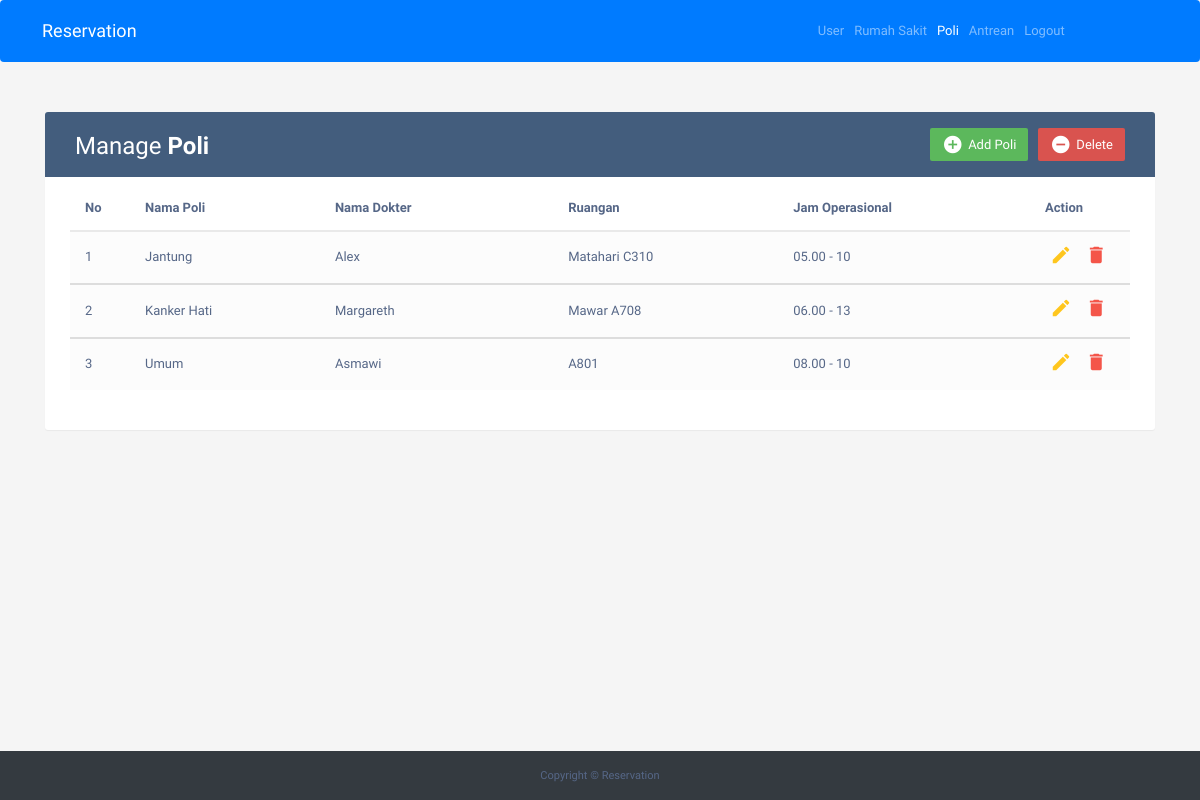
Screenshot of /index.php/admin/poli with the database file from the repository.
### tables this page shows
CREATE TABLE `poli` (
  `id_poli` int(3) NOT NULL,
  `nama_poli` varchar(255) NOT NULL,
  `nama_dokter` varchar(255) NOT NULL,
  `ruangan` varchar(255) NOT NULL,
  `jam_operasional` varchar(10) NOT NULL
);

### application/controllers/admin.php (called while the page is built, shortened)
<?php
    class Admin extends CI_Controller{
        function __construct(){
            $this->load->model('m_admin');
            $this->load->helper('url');
        }
        function poli(){
            $data['poli'] = $this->m_admin->tampil_data_poli()->result();
            $this->load->view('poli',$data);
        }
    }
?>

### index.php (called while the page is built, shortened)
<?php
require_once BASEPATH.'core/CodeIgniter.php';

### application/models/m_admin.php (called while the page is built, shortened)
<?php
class M_admin extends CI_Model{
    function tampil_data_poli(){
        return $this->db->get('poli');
    }
}

### application/views/poli.php (the view, shortened to what this page needs)
<!DOCTYPE html>
<html lang="en">
	<head>
		<link rel="stylesheet" href="https://maxcdn.bootstrapcdn.com/bootstrap/4.0.0/css/bootstrap.min.css">
		<link rel="stylesheet" href="https://maxcdn.bootstrapcdn.com/font-awesome/4.7.0/css/font-awesome.min.css">
		<link rel="stylesheet" href="https://maxcdn.bootstrapcdn.com/bootstrap/3.3.7/css/bootstrap.min.css">
		<link rel="stylesheet" type="text/css" href="<?php include('assets/css/footer.css')?>">
	</head>
	<body>
        <nav class="navbar navbar-expand-lg navbar-dark bg-primary">
        <div class="position">
            <a class="navbar-brand" href="#">Reservation</a>
        </div>
        <div class="collapse navbar-collapse" id="navbarNavAltMarkup">
            <div class="navbar-nav">
                <a class="nav-item nav-link" href="<?php echo base_url('admin')?>">User<span class="sr-only">(current)</span></a>
                <a class="nav-item nav-link" href="<?php echo base_url('admin/rumah_sakit')?>">Rumah Sakit</a>
                <a class="nav-item nav-link active ml-auto" href="<?php echo base_url('admin/poli')?>">Poli</a>
                <a class="nav-item nav-link" href="<?php echo base_url('admin/antrean')?>">Antrean</a>
                <a class="nav-item nav-link" href="<?php echo base_url('login/logout'); ?>">Logout</a>
            </div>
        </div>
        </nav>
		<div class="container">
			<div class="table-wrapper">
				<div class="table-title">
					<div class="row">
						<div class="col-sm-6">
							<h2>Manage <b>Poli</b></h2>
						</div>
						<div class="col-sm-6">
							<a href="#deleteEmployeeModalWhole" class="btn btn-danger" data-toggle="modal"><i class="material-icons">&#xE15C;</i> <span>Delete</span></a>
                            <a href="#addEmployeeModal" class="btn btn-success" data-toggle="modal"><i class="material-icons">&#xE147;</i> <span>Add Poli</span></a>
                        </div>
					</div>
				</div>
				<table class="table table-striped table-hover">
				<thead>
						<tr>
							<th>No</th>
							<th>Nama Poli</th>
							<th style="width: 22%;">Nama Dokter</th>
							<th>Ruangan</th>
							<th>Jam Operasional</th>
							<th>Action</th>
						</tr>
					</thead>
					<?php
						$no = 1;
						foreach($poli as $u){
					?>
					<tbody>
						<tr>
							<td> <?php echo $no++ ?> </td>
							<td> <?php echo $u->nama_poli ?> </td>
							<td> <?php echo $u->nama_dokter ?> </td>
							<td> <?php echo $u->ruangan ?> </td>
							<td> <?php echo $u->jam_operasional ?> </td>
							<td>
                                <a href="#editEmployeeModal<?php echo $u->id_poli;?>" class="edit" data-toggle="modal"><i class="material-icons" data-toggle="tooltip" title="Edit">&#xE254;</i></a>
                                <a href="#deleteEmployeeModal<?php echo $u->id_poli;?>" class="delete" data-toggle="modal"><i class="material-icons" data-toggle="tooltip" title="Delete">&#xE872;</i></a>
                            </td>
						</tr>
					</tbody>
					<?php } ?>
				</table>
			</div>
		</div>
		<?php include('template/footer.php')?>
	</body>
</html>

### application/views/template/footer.php
<footer id="sticky-footer" class="py-4 bg-dark text-white-100">
    <div class="container text-center">
      <small>Copyright &copy; Reservation</small>
    </div>
</footer>

### application/views/poli.php (style rules this page uses)
body { color: #566787; background: #f5f5f5; font-family: 'Varela Round', sans-serif; font-size: 13px; }
.table-wrapper { background: #fff; padding: 20px 25px; margin: 30px 0; border-radius: 3px; box-shadow: 0 1px 1px rgba(0,0,0,.05); }
.position { margin-left:16px; margin-right:54%; }
#sticky-footer { flex-shrink: none; position: fixed; left: 0; right: 0; bottom: 0; }
.table-title { padding-bottom: 15px; background: #435d7d; color: #fff; padding: 16px 30px; margin: -20px -25px 10px; border-radius: 3px 3px 0 0; }
.table-title h2 { margin: 5px 0 0; font-size: 24px; }
.table-title .btn { color: #fff; float: right; font-size: 13px; border: none; min-width: 50px; border-radius: 2px; border: none; outline: none !important; margin-left: 10px; }
.table-title .btn i { float: left; font-size: 21px; margin-right: 5px; }
.table-title .btn span { float: left; margin-top: 2px; }
table.table tr th, table.table tr td { border-color: #e9e9e9; padding: 12px 15px; vertical-align: middle; }
table.table tr th:first-child { width: 60px; }
table.table tr th:last-child { width: 100px; }
table.table-striped tbody tr:nth-of-type(odd) { background-color: #fcfcfc; }
table.table td:last-child i { opacity: 0.9; font-size: 22px; margin: 0 5px; }
table.table td a { font-weight: bold; color: #566787; display: inline-block; text-decoration: none; outline: none !important; }
table.table td a.edit { color: #FFC107; }
table.table td a.delete { color: #F44336; }
table.table td i { font-size: 19px; }

### rows the page displays
poli: nama_poli "Jantung", nama_dokter "Alex", ruangan "Matahari C310", jam_operasional "05.00 - 10"
poli: nama_poli "Kanker Hati", nama_dokter "Margareth", ruangan "Mawar A708", jam_operasional "06.00 - 13"
poli: nama_poli "Umum", nama_dokter "Asmawi", ruangan "A801", jam_operasional "08.00 - 10"
